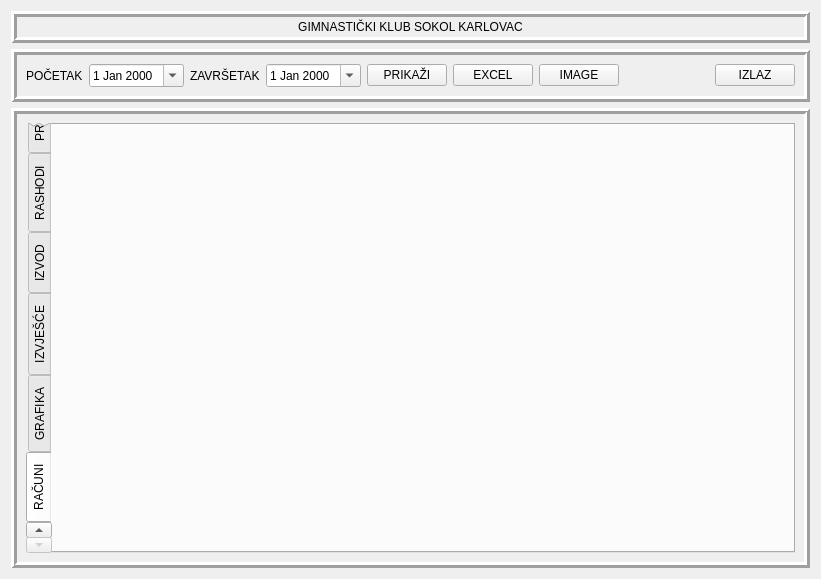
<?xml version="1.0" encoding="UTF-8"?>
<ui version="4.0">
 <class>FinanceManager</class>
 <widget class="QWidget" name="FinanceManager">
  <property name="enabled">
   <bool>true</bool>
  </property>
  <property name="geometry">
   <rect>
    <x>0</x>
    <y>0</y>
    <width>821</width>
    <height>579</height>
   </rect>
  </property>
  <property name="sizePolicy">
   <sizepolicy hsizetype="Expanding" vsizetype="Expanding">
    <horstretch>1</horstretch>
    <verstretch>1</verstretch>
   </sizepolicy>
  </property>
  <property name="windowTitle">
   <string>Form</string>
  </property>
  <property name="styleSheet">
   <string notr="true"/>
  </property>
  <layout class="QVBoxLayout" name="verticalLayout_3">
   <property name="sizeConstraint">
    <enum>QLayout::SetNoConstraint</enum>
   </property>
   <item>
    <widget class="QLabel" name="label">
     <property name="styleSheet">
      <string notr="true">font: 20pt &quot;Calibri&quot;;
border-bottom: 2px solid rgb(200, 200, 200);</string>
     </property>
     <property name="frameShape">
      <enum>QFrame::Box</enum>
     </property>
     <property name="frameShadow">
      <enum>QFrame::Raised</enum>
     </property>
     <property name="lineWidth">
      <number>3</number>
     </property>
     <property name="text">
      <string>GIMNASTIČKI KLUB SOKOL KARLOVAC</string>
     </property>
     <property name="alignment">
      <set>Qt::AlignHCenter|Qt::AlignTop</set>
     </property>
    </widget>
   </item>
   <item>
    <widget class="QFrame" name="frame_5">
     <property name="frameShape">
      <enum>QFrame::Box</enum>
     </property>
     <property name="frameShadow">
      <enum>QFrame::Raised</enum>
     </property>
     <property name="lineWidth">
      <number>3</number>
     </property>
     <layout class="QHBoxLayout" name="horizontalLayout">
      <item>
       <widget class="QLabel" name="label_2">
        <property name="text">
         <string>POČETAK</string>
        </property>
       </widget>
      </item>
      <item>
       <widget class="QDateEdit" name="date_from">
        <property name="acceptDrops">
         <bool>true</bool>
        </property>
        <property name="calendarPopup">
         <bool>true</bool>
        </property>
       </widget>
      </item>
      <item>
       <widget class="QLabel" name="label_3">
        <property name="text">
         <string>ZAVRŠETAK</string>
        </property>
       </widget>
      </item>
      <item>
       <widget class="QDateEdit" name="date_to">
        <property name="calendarPopup">
         <bool>true</bool>
        </property>
       </widget>
      </item>
      <item>
       <widget class="QPushButton" name="btn_show">
        <property name="text">
         <string>PRIKAŽI</string>
        </property>
       </widget>
      </item>
      <item>
       <widget class="QPushButton" name="excel_btn">
        <property name="text">
         <string>EXCEL</string>
        </property>
       </widget>
      </item>
      <item>
       <widget class="QPushButton" name="pushButton">
        <property name="text">
         <string>IMAGE</string>
        </property>
       </widget>
      </item>
      <item>
       <spacer name="horizontalSpacer_4">
        <property name="orientation">
         <enum>Qt::Horizontal</enum>
        </property>
        <property name="sizeHint" stdset="0">
         <size>
          <width>47</width>
          <height>20</height>
         </size>
        </property>
       </spacer>
      </item>
      <item>
       <widget class="QPushButton" name="btn_exit">
        <property name="text">
         <string>IZLAZ</string>
        </property>
       </widget>
      </item>
     </layout>
    </widget>
   </item>
   <item>
    <widget class="QFrame" name="frame_6">
     <property name="frameShape">
      <enum>QFrame::Box</enum>
     </property>
     <property name="frameShadow">
      <enum>QFrame::Raised</enum>
     </property>
     <property name="lineWidth">
      <number>3</number>
     </property>
     <layout class="QHBoxLayout" name="horizontalLayout_16">
      <item>
       <widget class="QTabWidget" name="tabWidget">
        <property name="cursor">
         <cursorShape>ArrowCursor</cursorShape>
        </property>
        <property name="layoutDirection">
         <enum>Qt::LeftToRight</enum>
        </property>
        <property name="styleSheet">
         <string notr="true"/>
        </property>
        <property name="tabPosition">
         <enum>QTabWidget::West</enum>
        </property>
        <property name="tabShape">
         <enum>QTabWidget::Rounded</enum>
        </property>
        <property name="currentIndex">
         <number>6</number>
        </property>
        <property name="documentMode">
         <bool>false</bool>
        </property>
        <property name="tabsClosable">
         <bool>false</bool>
        </property>
        <property name="tabBarAutoHide">
         <bool>false</bool>
        </property>
        <widget class="QWidget" name="tab_7">
         <property name="tabletTracking">
          <bool>true</bool>
         </property>
         <attribute name="title">
          <string>DASHBOARD</string>
         </attribute>
         <layout class="QHBoxLayout" name="horizontalLayout_21">
          <item>
           <layout class="QHBoxLayout" name="horizontalLayout_20" stretch="1,2,1">
            <item>
             <layout class="QVBoxLayout" name="verticalLayout_16" stretch="0">
              <item>
               <widget class="QFrame" name="frame">
                <property name="frameShape">
                 <enum>QFrame::Box</enum>
                </property>
                <property name="frameShadow">
                 <enum>QFrame::Raised</enum>
                </property>
                <property name="lineWidth">
                 <number>2</number>
                </property>
                <layout class="QVBoxLayout" name="verticalLayout_24">
                 <item>
                  <widget class="QGroupBox" name="groupBox">
                   <property name="enabled">
                    <bool>true</bool>
                   </property>
                   <property name="title">
                    <string>PRIHODI</string>
                   </property>
                   <property name="flat">
                    <bool>false</bool>
                   </property>
                   <property name="checkable">
                    <bool>false</bool>
                   </property>
                   <layout class="QVBoxLayout" name="verticalLayout_13">
                    <item>
                     <layout class="QHBoxLayout" name="horizontalLayout_4">
                      <item>
                       <widget class="QLabel" name="label_7">
                        <property name="text">
                         <string>Danas:</string>
                        </property>
                       </widget>
                      </item>
                      <item>
                       <widget class="QLabel" name="dashboard_income_2">
                        <property name="text">
                         <string>20.000,00</string>
                        </property>
                       </widget>
                      </item>
                     </layout>
                    </item>
                    <item>
                     <layout class="QHBoxLayout" name="horizontalLayout_10">
                      <item>
                       <widget class="QLabel" name="label_8">
                        <property name="text">
                         <string>Godišnje:</string>
                        </property>
                       </widget>
                      </item>
                      <item>
                       <widget class="QLabel" name="dashboard_income">
                        <property name="text">
                         <string>20.000,00</string>
                        </property>
                       </widget>
                      </item>
                     </layout>
                    </item>
                   </layout>
                  </widget>
                 </item>
                 <item>
                  <widget class="QGroupBox" name="groupBox_2">
                   <property name="enabled">
                    <bool>true</bool>
                   </property>
                   <property name="title">
                    <string>RASHODI</string>
                   </property>
                   <property name="flat">
                    <bool>false</bool>
                   </property>
                   <property name="checkable">
                    <bool>false</bool>
                   </property>
                   <layout class="QVBoxLayout" name="verticalLayout_17">
                    <item>
                     <layout class="QHBoxLayout" name="horizontalLayout_12">
                      <item>
                       <widget class="QLabel" name="label_12">
                        <property name="text">
                         <string>Danas:</string>
                        </property>
                       </widget>
                      </item>
                      <item>
                       <widget class="QLabel" name="dashboard_outcome_2">
                        <property name="text">
                         <string>18.000,00</string>
                        </property>
                       </widget>
                      </item>
                     </layout>
                    </item>
                    <item>
                     <layout class="QHBoxLayout" name="horizontalLayout_13">
                      <item>
                       <widget class="QLabel" name="label_13">
                        <property name="text">
                         <string>Godišnje:</string>
                        </property>
                       </widget>
                      </item>
                      <item>
                       <widget class="QLabel" name="dashboard_outcome">
                        <property name="text">
                         <string>18.000,00</string>
                        </property>
                       </widget>
                      </item>
                     </layout>
                    </item>
                   </layout>
                  </widget>
                 </item>
                 <item>
                  <widget class="QGroupBox" name="groupBox_3">
                   <property name="enabled">
                    <bool>true</bool>
                   </property>
                   <property name="title">
                    <string>RAZLIKA</string>
                   </property>
                   <property name="flat">
                    <bool>false</bool>
                   </property>
                   <property name="checkable">
                    <bool>false</bool>
                   </property>
                   <layout class="QVBoxLayout" name="verticalLayout_20">
                    <item>
                     <layout class="QHBoxLayout" name="horizontalLayout_14">
                      <item>
                       <widget class="QLabel" name="label_14">
                        <property name="text">
                         <string>Danas:</string>
                        </property>
                       </widget>
                      </item>
                      <item>
                       <widget class="QLabel" name="dashboard_total_2">
                        <property name="text">
                         <string>2.000,00</string>
                        </property>
                       </widget>
                      </item>
                     </layout>
                    </item>
                    <item>
                     <layout class="QHBoxLayout" name="horizontalLayout_15">
                      <item>
                       <widget class="QLabel" name="label_15">
                        <property name="text">
                         <string>Godišnje:</string>
                        </property>
                       </widget>
                      </item>
                      <item>
                       <widget class="QLabel" name="dashboard_total">
                        <property name="text">
                         <string>2.000,00</string>
                        </property>
                       </widget>
                      </item>
                     </layout>
                    </item>
                   </layout>
                  </widget>
                 </item>
                 <item>
                  <widget class="QGroupBox" name="groupBox_4">
                   <property name="title">
                    <string>RAČUNI</string>
                   </property>
                   <layout class="QVBoxLayout" name="verticalLayout_21">
                    <item>
                     <layout class="QHBoxLayout" name="horizontalLayout_11">
                      <item>
                       <widget class="QLabel" name="label_16">
                        <property name="text">
                         <string>Ulazni:</string>
                        </property>
                       </widget>
                      </item>
                      <item>
                       <widget class="QLabel" name="label_18">
                        <property name="text">
                         <string>10</string>
                        </property>
                       </widget>
                      </item>
                     </layout>
                    </item>
                    <item>
                     <layout class="QHBoxLayout" name="horizontalLayout_17">
                      <item>
                       <widget class="QLabel" name="label_17">
                        <property name="text">
                         <string>Izlazni:</string>
                        </property>
                       </widget>
                      </item>
                      <item>
                       <widget class="QLabel" name="label_19">
                        <property name="text">
                         <string>10</string>
                        </property>
                       </widget>
                      </item>
                     </layout>
                    </item>
                   </layout>
                  </widget>
                 </item>
                </layout>
               </widget>
              </item>
             </layout>
            </item>
            <item>
             <widget class="QFrame" name="frame_2">
              <property name="frameShape">
               <enum>QFrame::Box</enum>
              </property>
              <property name="frameShadow">
               <enum>QFrame::Raised</enum>
              </property>
              <property name="lineWidth">
               <number>2</number>
              </property>
              <layout class="QVBoxLayout" name="verticalLayout_15">
               <item>
                <layout class="QVBoxLayout" name="calendar_frame"/>
               </item>
              </layout>
             </widget>
            </item>
            <item>
             <layout class="QVBoxLayout" name="verticalLayout_18">
              <item>
               <widget class="QFrame" name="frame_3">
                <property name="minimumSize">
                 <size>
                  <width>20</width>
                  <height>0</height>
                 </size>
                </property>
                <property name="frameShape">
                 <enum>QFrame::Box</enum>
                </property>
                <property name="frameShadow">
                 <enum>QFrame::Raised</enum>
                </property>
                <property name="lineWidth">
                 <number>2</number>
                </property>
                <layout class="QVBoxLayout" name="verticalLayout_25">
                 <item>
                  <layout class="QVBoxLayout" name="links">
                   <item>
                    <widget class="QLabel" name="kaba">
                     <property name="text">
                      <string>KABA - internet bankarstvo</string>
                     </property>
                     <property name="alignment">
                      <set>Qt::AlignCenter</set>
                     </property>
                    </widget>
                   </item>
                   <item>
                    <widget class="Line" name="line_4">
                     <property name="orientation">
                      <enum>Qt::Horizontal</enum>
                     </property>
                    </widget>
                   </item>
                   <item>
                    <widget class="QLabel" name="som_sport">
                     <property name="text">
                      <string>SOM Sport</string>
                     </property>
                     <property name="alignment">
                      <set>Qt::AlignCenter</set>
                     </property>
                    </widget>
                   </item>
                   <item>
                    <widget class="Line" name="line_5">
                     <property name="orientation">
                      <enum>Qt::Horizontal</enum>
                     </property>
                    </widget>
                   </item>
                   <item>
                    <widget class="QLabel" name="itsport">
                     <property name="styleSheet">
                      <string notr="true"/>
                     </property>
                     <property name="text">
                      <string>IT Sport</string>
                     </property>
                     <property name="alignment">
                      <set>Qt::AlignCenter</set>
                     </property>
                    </widget>
                   </item>
                   <item>
                    <widget class="Line" name="line_6">
                     <property name="orientation">
                      <enum>Qt::Horizontal</enum>
                     </property>
                    </widget>
                   </item>
                   <item>
                    <widget class="QLabel" name="hgs">
                     <property name="text">
                      <string>HGS</string>
                     </property>
                     <property name="alignment">
                      <set>Qt::AlignCenter</set>
                     </property>
                    </widget>
                   </item>
                   <item>
                    <spacer name="verticalSpacer_8">
                     <property name="orientation">
                      <enum>Qt::Vertical</enum>
                     </property>
                     <property name="sizeHint" stdset="0">
                      <size>
                       <width>20</width>
                       <height>40</height>
                      </size>
                     </property>
                    </spacer>
                   </item>
                  </layout>
                 </item>
                </layout>
               </widget>
              </item>
              <item>
               <widget class="QFrame" name="frame_4">
                <property name="frameShape">
                 <enum>QFrame::Box</enum>
                </property>
                <property name="frameShadow">
                 <enum>QFrame::Raised</enum>
                </property>
                <property name="lineWidth">
                 <number>2</number>
                </property>
                <layout class="QVBoxLayout" name="verticalLayout_19">
                 <item>
                  <layout class="QVBoxLayout" name="dashboard_1"/>
                 </item>
                </layout>
               </widget>
              </item>
             </layout>
            </item>
           </layout>
          </item>
         </layout>
        </widget>
        <widget class="QWidget" name="tab">
         <attribute name="title">
          <string>PRIHODI</string>
         </attribute>
         <layout class="QVBoxLayout" name="verticalLayout_12">
          <item>
           <layout class="QVBoxLayout" name="verticalLayout_11">
            <item>
             <layout class="QHBoxLayout" name="horizontalLayout_2">
              <item>
               <widget class="QLabel" name="label_4">
                <property name="text">
                 <string>ŠIFRA:</string>
                </property>
               </widget>
              </item>
              <item>
               <widget class="QComboBox" name="combo_income">
                <property name="minimumSize">
                 <size>
                  <width>70</width>
                  <height>23</height>
                 </size>
                </property>
                <property name="maximumSize">
                 <size>
                  <width>70</width>
                  <height>23</height>
                 </size>
                </property>
               </widget>
              </item>
              <item>
               <spacer name="horizontalSpacer_5">
                <property name="orientation">
                 <enum>Qt::Horizontal</enum>
                </property>
                <property name="sizeHint" stdset="0">
                 <size>
                  <width>40</width>
                  <height>20</height>
                 </size>
                </property>
               </spacer>
              </item>
              <item>
               <widget class="QLabel" name="income_desc">
                <property name="text">
                 <string>OPIS ŠIFRE</string>
                </property>
               </widget>
              </item>
              <item>
               <spacer name="horizontalSpacer_7">
                <property name="orientation">
                 <enum>Qt::Horizontal</enum>
                </property>
                <property name="sizeHint" stdset="0">
                 <size>
                  <width>40</width>
                  <height>20</height>
                 </size>
                </property>
               </spacer>
              </item>
              <item>
               <spacer name="horizontalSpacer_6">
                <property name="orientation">
                 <enum>Qt::Horizontal</enum>
                </property>
                <property name="sizeHint" stdset="0">
                 <size>
                  <width>40</width>
                  <height>20</height>
                 </size>
                </property>
               </spacer>
              </item>
              <item>
               <spacer name="horizontalSpacer">
                <property name="orientation">
                 <enum>Qt::Horizontal</enum>
                </property>
                <property name="sizeHint" stdset="0">
                 <size>
                  <width>40</width>
                  <height>20</height>
                 </size>
                </property>
               </spacer>
              </item>
             </layout>
            </item>
            <item>
             <layout class="QHBoxLayout" name="horizontalLayout_3">
              <item>
               <layout class="QVBoxLayout" name="verticalLayout">
                <item>
                 <spacer name="verticalSpacer">
                  <property name="orientation">
                   <enum>Qt::Vertical</enum>
                  </property>
                  <property name="sizeHint" stdset="0">
                   <size>
                    <width>20</width>
                    <height>40</height>
                   </size>
                  </property>
                 </spacer>
                </item>
                <item>
                 <spacer name="verticalSpacer_5">
                  <property name="orientation">
                   <enum>Qt::Vertical</enum>
                  </property>
                  <property name="sizeHint" stdset="0">
                   <size>
                    <width>20</width>
                    <height>40</height>
                   </size>
                  </property>
                 </spacer>
                </item>
                <item>
                 <widget class="QPushButton" name="income_btn1">
                  <property name="text">
                   <string>NOVI UNOS</string>
                  </property>
                 </widget>
                </item>
                <item>
                 <widget class="QPushButton" name="income_btn2">
                  <property name="text">
                   <string>IZMIJENI</string>
                  </property>
                 </widget>
                </item>
                <item>
                 <widget class="QPushButton" name="income_btn3">
                  <property name="text">
                   <string>IZBRIŠI</string>
                  </property>
                 </widget>
                </item>
                <item>
                 <spacer name="verticalSpacer_3">
                  <property name="orientation">
                   <enum>Qt::Vertical</enum>
                  </property>
                  <property name="sizeHint" stdset="0">
                   <size>
                    <width>20</width>
                    <height>40</height>
                   </size>
                  </property>
                 </spacer>
                </item>
               </layout>
              </item>
              <item>
               <layout class="QVBoxLayout" name="verticalLayout_2">
                <item>
                 <widget class="QTreeWidget" name="tree_income">
                  <property name="styleSheet">
                   <string notr="true"/>
                  </property>
                  <property name="autoScroll">
                   <bool>true</bool>
                  </property>
                  <property name="showDropIndicator" stdset="0">
                   <bool>false</bool>
                  </property>
                  <property name="alternatingRowColors">
                   <bool>true</bool>
                  </property>
                  <property name="selectionBehavior">
                   <enum>QAbstractItemView::SelectRows</enum>
                  </property>
                  <property name="uniformRowHeights">
                   <bool>false</bool>
                  </property>
                  <property name="headerHidden">
                   <bool>false</bool>
                  </property>
                  <column>
                   <property name="text">
                    <string>ŠIFRA</string>
                   </property>
                   <property name="textAlignment">
                    <set>AlignCenter</set>
                   </property>
                  </column>
                  <column>
                   <property name="text">
                    <string>OPIS ŠIFRE</string>
                   </property>
                   <property name="textAlignment">
                    <set>AlignCenter</set>
                   </property>
                  </column>
                  <column>
                   <property name="text">
                    <string>OPIS</string>
                   </property>
                   <property name="textAlignment">
                    <set>AlignCenter</set>
                   </property>
                  </column>
                  <column>
                   <property name="text">
                    <string>IZNOS</string>
                   </property>
                   <property name="textAlignment">
                    <set>AlignCenter</set>
                   </property>
                  </column>
                  <column>
                   <property name="text">
                    <string>DATUM</string>
                   </property>
                   <property name="textAlignment">
                    <set>AlignCenter</set>
                   </property>
                  </column>
                  <column>
                   <property name="text">
                    <string>NAPOMENA</string>
                   </property>
                   <property name="textAlignment">
                    <set>AlignCenter</set>
                   </property>
                  </column>
                  <column>
                   <property name="text">
                    <string>ID</string>
                   </property>
                   <property name="textAlignment">
                    <set>AlignCenter</set>
                   </property>
                  </column>
                 </widget>
                </item>
                <item>
                 <widget class="QLabel" name="income_total">
                  <property name="text">
                   <string>UKUPNI PRIHODI</string>
                  </property>
                  <property name="alignment">
                   <set>Qt::AlignCenter</set>
                  </property>
                 </widget>
                </item>
               </layout>
              </item>
             </layout>
            </item>
           </layout>
          </item>
         </layout>
        </widget>
        <widget class="QWidget" name="tab_2">
         <attribute name="title">
          <string>RASHODI</string>
         </attribute>
         <layout class="QVBoxLayout" name="verticalLayout_10">
          <item>
           <layout class="QHBoxLayout" name="horizontalLayout_5">
            <item>
             <widget class="QLabel" name="label_6">
              <property name="text">
               <string>ŠIFRA:</string>
              </property>
             </widget>
            </item>
            <item>
             <widget class="QComboBox" name="combo_outcome">
              <property name="minimumSize">
               <size>
                <width>70</width>
                <height>23</height>
               </size>
              </property>
              <property name="maximumSize">
               <size>
                <width>70</width>
                <height>23</height>
               </size>
              </property>
             </widget>
            </item>
            <item>
             <spacer name="horizontalSpacer_8">
              <property name="orientation">
               <enum>Qt::Horizontal</enum>
              </property>
              <property name="sizeHint" stdset="0">
               <size>
                <width>40</width>
                <height>20</height>
               </size>
              </property>
             </spacer>
            </item>
            <item>
             <widget class="QLabel" name="outcome_desc">
              <property name="text">
               <string>OPIS ŠIFRE</string>
              </property>
             </widget>
            </item>
            <item>
             <spacer name="horizontalSpacer_10">
              <property name="orientation">
               <enum>Qt::Horizontal</enum>
              </property>
              <property name="sizeHint" stdset="0">
               <size>
                <width>40</width>
                <height>20</height>
               </size>
              </property>
             </spacer>
            </item>
            <item>
             <spacer name="horizontalSpacer_9">
              <property name="orientation">
               <enum>Qt::Horizontal</enum>
              </property>
              <property name="sizeHint" stdset="0">
               <size>
                <width>40</width>
                <height>20</height>
               </size>
              </property>
             </spacer>
            </item>
            <item>
             <spacer name="horizontalSpacer_2">
              <property name="orientation">
               <enum>Qt::Horizontal</enum>
              </property>
              <property name="sizeHint" stdset="0">
               <size>
                <width>40</width>
                <height>20</height>
               </size>
              </property>
             </spacer>
            </item>
           </layout>
          </item>
          <item>
           <layout class="QHBoxLayout" name="horizontalLayout_6">
            <item>
             <layout class="QVBoxLayout" name="verticalLayout_5">
              <item>
               <spacer name="verticalSpacer_4">
                <property name="orientation">
                 <enum>Qt::Vertical</enum>
                </property>
                <property name="sizeHint" stdset="0">
                 <size>
                  <width>20</width>
                  <height>40</height>
                 </size>
                </property>
               </spacer>
              </item>
              <item>
               <spacer name="verticalSpacer_6">
                <property name="orientation">
                 <enum>Qt::Vertical</enum>
                </property>
                <property name="sizeHint" stdset="0">
                 <size>
                  <width>20</width>
                  <height>40</height>
                 </size>
                </property>
               </spacer>
              </item>
              <item>
               <widget class="QPushButton" name="outcome_btn1">
                <property name="text">
                 <string>NOVI UNOS</string>
                </property>
               </widget>
              </item>
              <item>
               <widget class="QPushButton" name="outcome_btn2">
                <property name="text">
                 <string>IZMIJENI</string>
                </property>
               </widget>
              </item>
              <item>
               <widget class="QPushButton" name="outcome_btn3">
                <property name="text">
                 <string>IZBRIŠI</string>
                </property>
               </widget>
              </item>
              <item>
               <spacer name="verticalSpacer_2">
                <property name="orientation">
                 <enum>Qt::Vertical</enum>
                </property>
                <property name="sizeHint" stdset="0">
                 <size>
                  <width>20</width>
                  <height>40</height>
                 </size>
                </property>
               </spacer>
              </item>
             </layout>
            </item>
            <item>
             <layout class="QVBoxLayout" name="verticalLayout_4">
              <item>
               <widget class="QTreeWidget" name="tree_outcome">
                <property name="styleSheet">
                 <string notr="true"/>
                </property>
                <property name="showDropIndicator" stdset="0">
                 <bool>false</bool>
                </property>
                <property name="alternatingRowColors">
                 <bool>true</bool>
                </property>
                <column>
                 <property name="text">
                  <string>ŠIFRA</string>
                 </property>
                 <property name="textAlignment">
                  <set>AlignCenter</set>
                 </property>
                </column>
                <column>
                 <property name="text">
                  <string>OPIS ŠIFRE</string>
                 </property>
                 <property name="textAlignment">
                  <set>AlignCenter</set>
                 </property>
                </column>
                <column>
                 <property name="text">
                  <string>OPIS</string>
                 </property>
                 <property name="textAlignment">
                  <set>AlignCenter</set>
                 </property>
                </column>
                <column>
                 <property name="text">
                  <string>IZNOS</string>
                 </property>
                 <property name="textAlignment">
                  <set>AlignCenter</set>
                 </property>
                </column>
                <column>
                 <property name="text">
                  <string>DATUM</string>
                 </property>
                 <property name="textAlignment">
                  <set>AlignCenter</set>
                 </property>
                </column>
                <column>
                 <property name="text">
                  <string>NAPOMENA</string>
                 </property>
                 <property name="textAlignment">
                  <set>AlignCenter</set>
                 </property>
                </column>
                <column>
                 <property name="text">
                  <string>ID</string>
                 </property>
                 <property name="textAlignment">
                  <set>AlignCenter</set>
                 </property>
                </column>
               </widget>
              </item>
              <item>
               <widget class="QLabel" name="outcome_total">
                <property name="text">
                 <string>UKUPNI RASHODI</string>
                </property>
                <property name="alignment">
                 <set>Qt::AlignCenter</set>
                </property>
               </widget>
              </item>
             </layout>
            </item>
           </layout>
          </item>
         </layout>
        </widget>
        <widget class="QWidget" name="tab_3">
         <attribute name="title">
          <string>IZVOD</string>
         </attribute>
         <layout class="QVBoxLayout" name="verticalLayout_6">
          <item>
           <layout class="QHBoxLayout" name="horizontalLayout_7">
            <item>
             <widget class="QPushButton" name="browse_btn">
              <property name="maximumSize">
               <size>
                <width>150</width>
                <height>16777215</height>
               </size>
              </property>
              <property name="text">
               <string>UČITAJ IZVOD</string>
              </property>
             </widget>
            </item>
            <item>
             <widget class="QLabel" name="file_path">
              <property name="minimumSize">
               <size>
                <width>250</width>
                <height>0</height>
               </size>
              </property>
              <property name="text">
               <string>Odabrani izvod</string>
              </property>
             </widget>
            </item>
            <item>
             <widget class="QPushButton" name="add_row">
              <property name="minimumSize">
               <size>
                <width>40</width>
                <height>20</height>
               </size>
              </property>
              <property name="maximumSize">
               <size>
                <width>40</width>
                <height>40</height>
               </size>
              </property>
              <property name="text">
               <string>+</string>
              </property>
             </widget>
            </item>
            <item>
             <widget class="QPushButton" name="remove_row">
              <property name="minimumSize">
               <size>
                <width>40</width>
                <height>20</height>
               </size>
              </property>
              <property name="maximumSize">
               <size>
                <width>40</width>
                <height>40</height>
               </size>
              </property>
              <property name="text">
               <string>-</string>
              </property>
             </widget>
            </item>
            <item>
             <widget class="QPushButton" name="save_btn">
              <property name="maximumSize">
               <size>
                <width>150</width>
                <height>16777215</height>
               </size>
              </property>
              <property name="text">
               <string>SPREMI</string>
              </property>
             </widget>
            </item>
            <item>
             <widget class="QPushButton" name="clear_btn">
              <property name="text">
               <string>OČISTI TABLICU</string>
              </property>
             </widget>
            </item>
           </layout>
          </item>
          <item>
           <widget class="QTableWidget" name="io_table">
            <column>
             <property name="text">
              <string>PRIHOD/RASHOD</string>
             </property>
             <property name="textAlignment">
              <set>AlignCenter</set>
             </property>
            </column>
            <column>
             <property name="text">
              <string>ŠIFRA</string>
             </property>
            </column>
            <column>
             <property name="text">
              <string>OPIS</string>
             </property>
            </column>
            <column>
             <property name="text">
              <string>IZNOS</string>
             </property>
            </column>
            <column>
             <property name="text">
              <string>DATUM</string>
             </property>
            </column>
            <column>
             <property name="text">
              <string>NAPOMENA</string>
             </property>
            </column>
           </widget>
          </item>
         </layout>
        </widget>
        <widget class="QWidget" name="tab_4">
         <attribute name="title">
          <string>IZVJEŠĆE</string>
         </attribute>
         <layout class="QVBoxLayout" name="verticalLayout_9">
          <item>
           <layout class="QHBoxLayout" name="horizontalLayout_8">
            <item>
             <spacer name="horizontalSpacer_3">
              <property name="orientation">
               <enum>Qt::Horizontal</enum>
              </property>
              <property name="sizeHint" stdset="0">
               <size>
                <width>40</width>
                <height>20</height>
               </size>
              </property>
             </spacer>
            </item>
            <item>
             <widget class="QPushButton" name="btn_plan_2">
              <property name="text">
               <string>PLAN</string>
              </property>
             </widget>
            </item>
            <item>
             <widget class="QPushButton" name="btn_excel">
              <property name="text">
               <string>EXCEL</string>
              </property>
             </widget>
            </item>
           </layout>
          </item>
          <item>
           <layout class="QHBoxLayout" name="horizontalLayout_9">
            <item>
             <layout class="QVBoxLayout" name="verticalLayout_7">
              <item>
               <widget class="QLabel" name="label_9">
                <property name="text">
                 <string>PRIHODI</string>
                </property>
                <property name="alignment">
                 <set>Qt::AlignCenter</set>
                </property>
               </widget>
              </item>
              <item>
               <widget class="QTreeWidget" name="report_income">
                <property name="alternatingRowColors">
                 <bool>true</bool>
                </property>
                <column>
                 <property name="text">
                  <string>ŠIFRA</string>
                 </property>
                 <property name="textAlignment">
                  <set>AlignCenter</set>
                 </property>
                </column>
                <column>
                 <property name="text">
                  <string>OPIS</string>
                 </property>
                 <property name="textAlignment">
                  <set>AlignCenter</set>
                 </property>
                </column>
                <column>
                 <property name="text">
                  <string>IZNOS</string>
                 </property>
                 <property name="textAlignment">
                  <set>AlignCenter</set>
                 </property>
                </column>
               </widget>
              </item>
              <item>
               <widget class="QLabel" name="total_income">
                <property name="text">
                 <string>UKUPNO PRIHODA</string>
                </property>
                <property name="alignment">
                 <set>Qt::AlignCenter</set>
                </property>
               </widget>
              </item>
             </layout>
            </item>
            <item>
             <layout class="QVBoxLayout" name="verticalLayout_8">
              <item>
               <widget class="QLabel" name="label_10">
                <property name="text">
                 <string>RASHODI</string>
                </property>
                <property name="alignment">
                 <set>Qt::AlignCenter</set>
                </property>
               </widget>
              </item>
              <item>
               <widget class="QTreeWidget" name="report_outcome">
                <property name="acceptDrops">
                 <bool>false</bool>
                </property>
                <property name="alternatingRowColors">
                 <bool>true</bool>
                </property>
                <column>
                 <property name="text">
                  <string>ŠIFRA</string>
                 </property>
                 <property name="textAlignment">
                  <set>AlignCenter</set>
                 </property>
                </column>
                <column>
                 <property name="text">
                  <string>OPIS</string>
                 </property>
                 <property name="textAlignment">
                  <set>AlignCenter</set>
                 </property>
                </column>
                <column>
                 <property name="text">
                  <string>IZNOS</string>
                 </property>
                 <property name="textAlignment">
                  <set>AlignCenter</set>
                 </property>
                </column>
               </widget>
              </item>
              <item>
               <widget class="QLabel" name="total_outcome">
                <property name="text">
                 <string>UKUPNO RASHODA</string>
                </property>
                <property name="alignment">
                 <set>Qt::AlignCenter</set>
                </property>
               </widget>
              </item>
             </layout>
            </item>
           </layout>
          </item>
          <item>
           <widget class="QLabel" name="total">
            <property name="text">
             <string>RAZLIKA PRIHODA I RASHODA</string>
            </property>
            <property name="alignment">
             <set>Qt::AlignCenter</set>
            </property>
           </widget>
          </item>
         </layout>
        </widget>
        <widget class="QWidget" name="tab_6">
         <attribute name="title">
          <string>GRAFIKA</string>
         </attribute>
         <widget class="QWidget" name="verticalLayoutWidget">
          <property name="geometry">
           <rect>
            <x>10</x>
            <y>20</y>
            <width>681</width>
            <height>361</height>
           </rect>
          </property>
          <layout class="QVBoxLayout" name="plot"/>
         </widget>
        </widget>
        <widget class="QWidget" name="tab_5">
         <attribute name="title">
          <string>RAČUNI</string>
         </attribute>
         <layout class="QHBoxLayout" name="horizontalLayout_19">
          <item>
           <layout class="QVBoxLayout" name="bill_frame"/>
          </item>
         </layout>
        </widget>
       </widget>
      </item>
     </layout>
    </widget>
   </item>
  </layout>
 </widget>
 <resources/>
 <connections/>
</ui>
